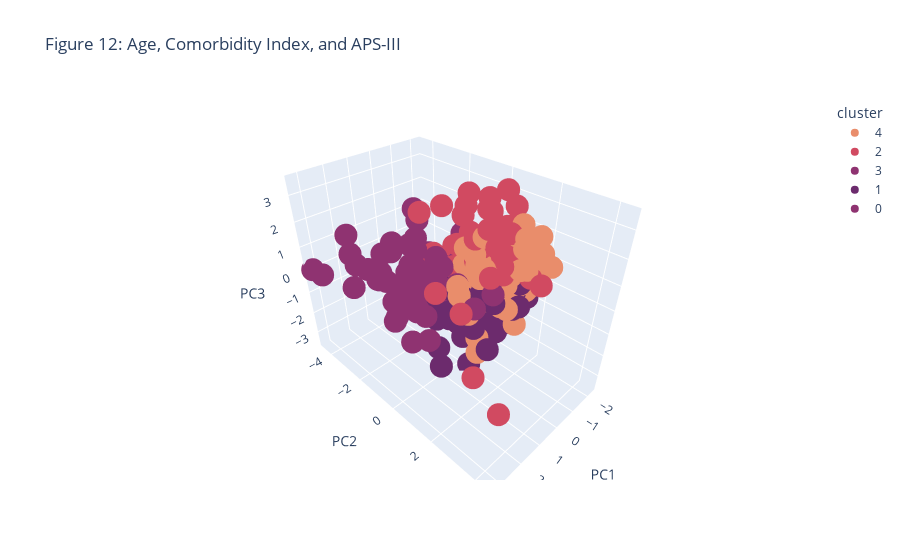

Notebook cell for this chart:
### Code cell
import plotly.express as px

fig = px.scatter_3d(X_pca, x='PC1', y='PC2', z='PC3',
              color='cluster', title="Figure 12: Age, Comorbidity Index, and APS-III", color_discrete_sequence=cluster_colors)
fig.show()
